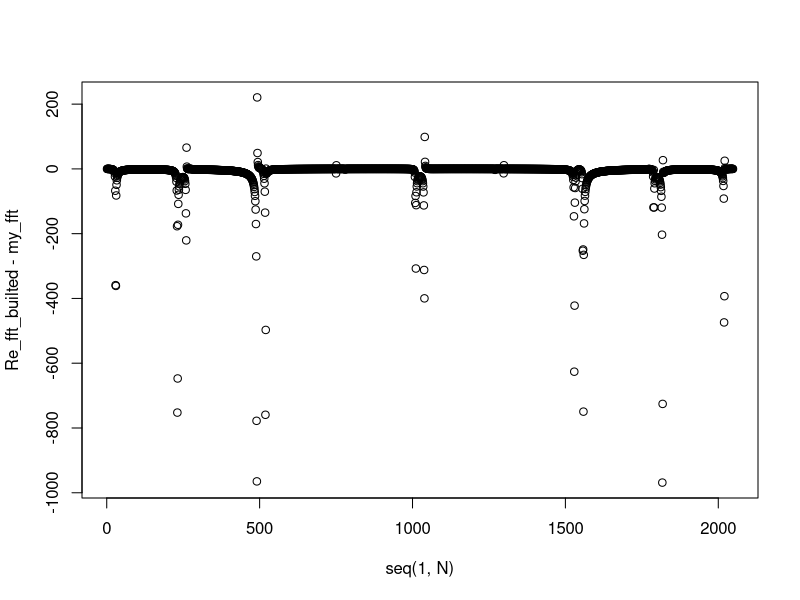

Source code (R):
n_GARM <- 8
w_GRAN <- 1200
N <- 2048

generate_signal <- function(n_GARM = 8, w_GRAN = 1200, N){
  
  #амплітуда і зсув
  A <- runif(n_GARM,0,1)
  PHI <- runif(n_GARM,0,6.28)
  #список зі змінними омега
  w <- seq(w_GRAN/n_GARM,w_GRAN,w_GRAN/n_GARM)
  my_x <- seq(1,n_GARM)
  my_y = as.data.frame(matrix(0, nrow = N, ncol = my_x))
  
  for (i in my_x) for (j in seq(1,N)){
    my_y[j,i] <- A[i]*sin(w[i]*j+PHI[i])
  }
  return(rowSums(my_y))
}  


get_FFT <- function(x){
  freal11 <- numeric(N/2)
  freal12 <- numeric(N/2)
  freal1 <- numeric(N)
  fimage11 <- numeric(N/2)
  fimage12 <- numeric(N/2)
  fimage1 <- numeric(N)
  f1 <- numeric(N)
  
  for(p in 1:(N/2)){
    for(m in 1:(N/2)){
      freal11[p] <- freal11[p] + x[2 * m ] * cos(4 * pi / N * p * m)
      fimage11[p] <- fimage11[p] + x[2 * m ] * sin(4 * pi / N* p * m)
      freal12[p] <- freal12[p] + x[2 * m - 1] *  cos(4 * pi / N * p * m)
      fimage12[p] <- fimage12[p] + x[2 * m - 1] * sin(4 * pi / N * p * m)
    }
    freal1[p] <-  freal12[p] + freal11[p] * cos(2 * pi / N * p) - fimage11[p] * sin(2 * pi / N * p)
    fimage1[p] <-  fimage12[p] + fimage11[p] * cos(2 * pi / N * p) + freal11[p] * sin(2 * pi / N * p)
    freal1[p + N / 2] <-  freal12[p] - (freal11[p] * cos(2 * pi / N * p) - fimage11[p] * sin(2 * pi / N * p))
    fimage1[p + N / 2] <-  fimage12[p] - (fimage11[p] * cos(2 * pi / N * p) + freal11[p] * sin(2 * pi / N * p))
    f1[p] <-  sqrt(freal1[p] ** 2 + fimage1[p] ** 2)
    f1[p + N / 2] <-  sqrt(freal1[p + N / 2] ** 2 + fimage1[p + N / 2] ** 2)
  }
  return(f1)
}

get_table_dft <- function(sig){
  p = N
  k = N
  w_table_real <- matrix(0, p, k)
  w_table_image <- matrix(0, p ,k)
  w_table <- matrix(0, p ,k)
  
  for (i in 1:p) for(j in 1:k){
    w_table_real[i,j] <- cos(2*pi/N*i*j)
    w_table_image[i,j] <- sin(2*pi/N*i*j)
  }
  
  w_table <- list(w_table_real, w_table_image)
  
  Fp2_real <- numeric(N)
  Fp2_image <- numeric(N)

  for (i in 1:nrow(w_table[[1]])) for (j in  1:ncol(w_table[[1]])){
    Fp2_real[i] <- Fp2_real[i] + sig[j] * w_table[[1]][i,j]
    Fp2_image[i] <- Fp2_image[i] + sig[j] * w_table[[2]][i,j]
  }
  data <- data.frame(Fp2_real, Fp2_image)

  return(apply(data, 1, function(x) sqrt(x[[1]]**2+x[[2]]**2)))
}

sig <- generate_signal(N = N)


my_fft <- get_FFT(sig)

Re_fft_builted <- Re(fft(sig))
Im_fft_builted <- Im(fft(sig))
fft_builted <- sqrt(Re_fft_builted**2+Im_fft_builted**2)

plot(seq(1,N),Re_fft_builted-my_fft)

